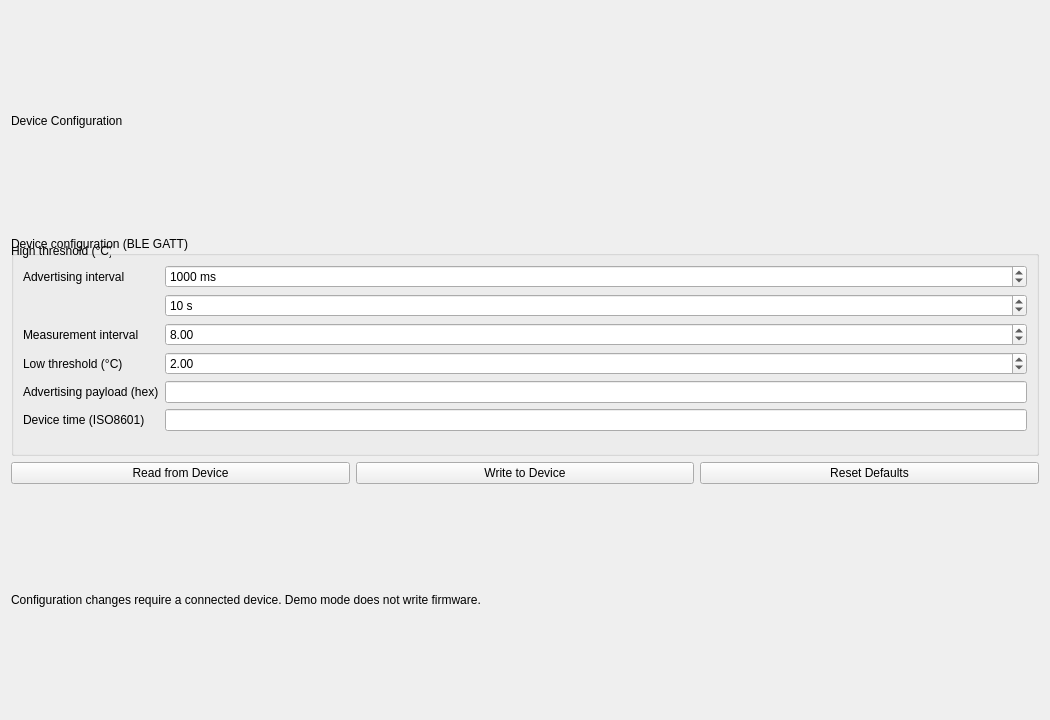
<?xml version='1.0' encoding='UTF-8'?>
<ui version="4.0">
  <class>Device ConfigurationPage</class>
  <widget class="QWidget" name="Device ConfigurationPage">
    <property name="geometry">
      <rect>
        <x>0</x>
        <y>0</y>
        <width>1050</width>
        <height>720</height>
      </rect>
    </property>
    <layout class="QVBoxLayout" name="pageLayout">
      <item>
        <widget class="QLabel" name="pageTitle">
          <property name="text">
            <string>Device Configuration</string>
          </property>
        </widget>
      </item>
      <item>
        <widget class="QGroupBox" name="configurationGroup">
          <property name="title">
            <string>Device configuration (BLE GATT)</string>
          </property>
          <layout class="QFormLayout" name="configurationForm">
            <item row="0" column="0">
              <widget class="QLabel" name="advIntervalSpinLabel">
                <property name="text">
                  <string>Advertising interval</string>
                </property>
              </widget>
            </item>
            <item row="0" column="1">
              <widget class="QSpinBox" name="advIntervalSpin">
                <property name="minimum">
                  <number>1</number>
                </property>
                <property name="maximum">
                  <number>86400000</number>
                </property>
                <property name="value">
                  <number>1000</number>
                </property>
                <property name="suffix">
                  <string> ms</string>
                </property>
              </widget>
            </item>
            <item row="2" column="0">
              <widget class="QLabel" name="sampleIntervalSpinLabel">
                <property name="text">
                  <string>Measurement interval</string>
                </property>
              </widget>
            </item>
            <item row="1" column="1">
              <widget class="QSpinBox" name="sampleIntervalSpin">
                <property name="minimum">
                  <number>1</number>
                </property>
                <property name="maximum">
                  <number>86400000</number>
                </property>
                <property name="value">
                  <number>10</number>
                </property>
                <property name="suffix">
                  <string> s</string>
                </property>
              </widget>
            </item>
            <item row="2" column="0">
              <widget class="QLabel" name="highThresholdSpinLabel">
                <property name="text">
                  <string>High threshold (°C)</string>
                </property>
              </widget>
            </item>
            <item row="2" column="1">
              <widget class="QDoubleSpinBox" name="highThresholdSpin">
                <property name="minimum">
                  <double>-100</double>
                </property>
                <property name="maximum">
                  <double>200</double>
                </property>
                <property name="decimals">
                  <number>2</number>
                </property>
                <property name="value">
                  <double>8.0</double>
                </property>
              </widget>
            </item>
            <item row="3" column="0">
              <widget class="QLabel" name="lowThresholdSpinLabel">
                <property name="text">
                  <string>Low threshold (°C)</string>
                </property>
              </widget>
            </item>
            <item row="3" column="1">
              <widget class="QDoubleSpinBox" name="lowThresholdSpin">
                <property name="minimum">
                  <double>-100</double>
                </property>
                <property name="maximum">
                  <double>200</double>
                </property>
                <property name="decimals">
                  <number>2</number>
                </property>
                <property name="value">
                  <double>2.0</double>
                </property>
              </widget>
            </item>
            <item row="4" column="0">
              <widget class="QLabel" name="payloadEditLabel">
                <property name="text">
                  <string>Advertising payload (hex)</string>
                </property>
              </widget>
            </item>
            <item row="4" column="1">
              <widget class="QLineEdit" name="payloadEdit">
                <!--Default value assigned by Python app-->
              </widget>
            </item>
            <item row="5" column="0">
              <widget class="QLabel" name="deviceTimeEditLabel">
                <property name="text">
                  <string>Device time (ISO8601)</string>
                </property>
              </widget>
            </item>
            <item row="5" column="1">
              <widget class="QLineEdit" name="deviceTimeEdit">
                <!--Default value assigned by Python app-->
              </widget>
            </item>
          </layout>
        </widget>
      </item>
      <item>
        <layout class="QHBoxLayout" name="configControls">
          <item>
            <widget class="QPushButton" name="readConfigButton">
              <property name="text">
                <string>Read from Device</string>
              </property>
            </widget>
          </item>
          <item>
            <widget class="QPushButton" name="writeConfigButton">
              <property name="text">
                <string>Write to Device</string>
              </property>
            </widget>
          </item>
          <item>
            <widget class="QPushButton" name="resetConfigButton">
              <property name="text">
                <string>Reset Defaults</string>
              </property>
            </widget>
          </item>
        </layout>
      </item>
      <item>
        <widget class="QLabel" name="configMessageLabel">
          <property name="text">
            <string>Configuration changes require a connected device. Demo mode does not write firmware.</string>
          </property>
        </widget>
      </item>
    </layout>
  </widget>
  <resources/>
  <connections/>
</ui>
